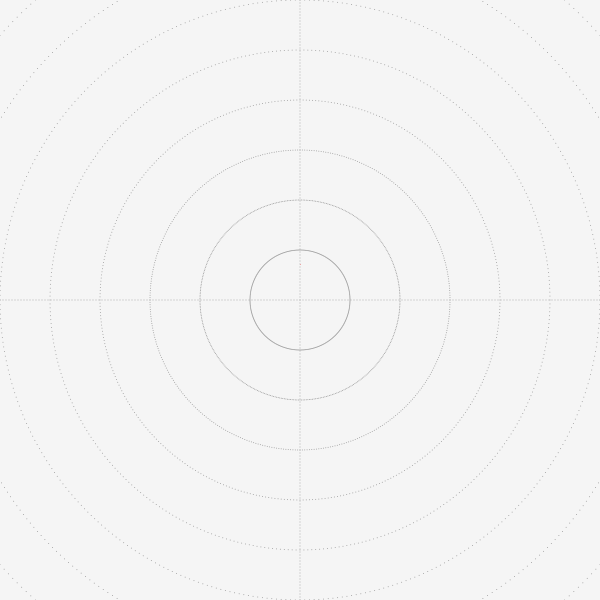
Frame 1 (no input)
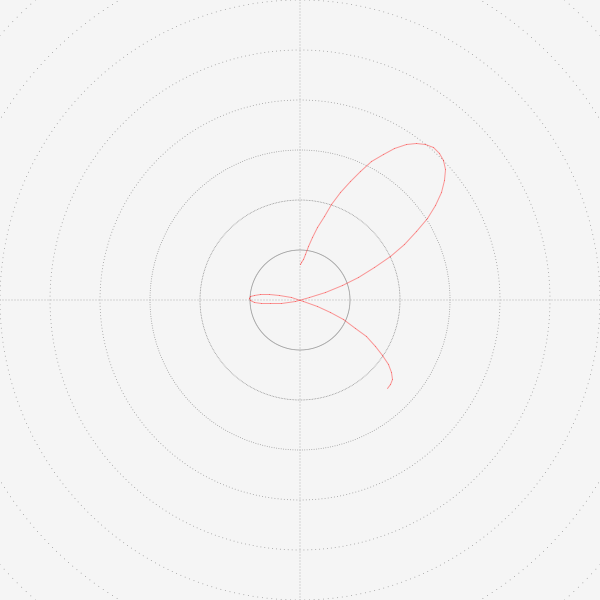
Frame 60 (the mouse pressed at the canvas centre just before this capture)
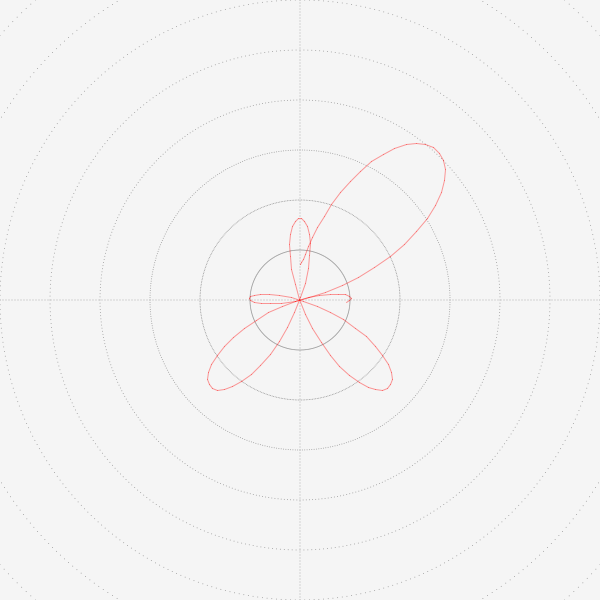
Frame 120 (the mouse held since frame 60 and released just before this capture)

The Processing sketch that drew these frames (run headless with seeded random() and noise(); from frame 60 on, the mouse is pressed at the canvas centre):

// Processing sketch: ButterflyCurve
// ── ButterflyCurve.pde
float t;
float scl = 50;

void setup() {
  size(600, 600);
  background(245);
  lx = 0;
  ly = -exp(1) + 2;


  int steps = 400;
  translate(width/2, height/2);
  noStroke();
  fill(150);
  for (float i = 0; i < steps; i++) {
    ellipse(lerp(-width, width, i / steps), 0, 1, 1);
    ellipse(0, lerp(-height, height, i / steps), 1, 1);
  }
  
  for (float theta = 0; theta < TWO_PI; theta += PI/steps * 2) {
    for (int r = 1; r < 10; r++) {
      ellipse(r * scl * cos(theta), r * scl * sin(theta), 1, 1);
    }
  }
}


float lx, ly;
void draw() {
  translate(width/2, height/2);

  float r = exp(cos(t)) - 2 * cos(4*t) - pow(sin(t / 12), 5);
  float x = sin(t) * r;
  float y = -cos(t) * r;
  stroke(255, 0, 0, 100);
  line(x*scl, y*scl, lx*scl, ly*scl);

  lx = x;
  ly = y;
  t += 0.04;
}
